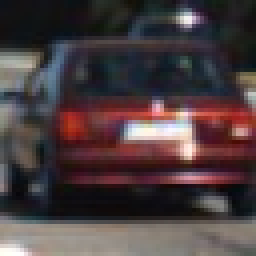
#> input picture img/code/000280.jpg, 64 x 64 px (shown 4 times larger)
$ jupyter execute 'HistogramofOrientedGradient(HOG)Exercise.ipynb'
#> lines starting #> are read from the running program, lines starting #| are printed output that depends on the picture
[cell 1]
import numpy as np
import cv2
import matplotlib.pyplot as plt
import matplotlib.image as mpimg
from skimage.feature import hog
import glob

The scikit-image hog() function takes in a single color channel or grayscaled image as input, as well as various parameters. These parameters include **orientations, pixels_per_cell and cells_per_block**.

* The number of orientations is specified as an integer, and represents the number of orientation bins that the gradient information will be split up into in the histogram. Typical values are between 6 and 12 bins.

* The pixels_per_cell parameter specifies the cell size over which each gradient histogram is computed. This paramater is passed as a 2-tuple so you could have different cell sizes in x and y, but cells are commonly chosen to be square.

* The cells_per_block parameter is also passed as a 2-tuple, and specifies the local area over which the histogram counts in a given cell will be normalized. Block normalization is not necessarily required, but generally leads to a more robust feature set.

* There is another optional power law or "gamma" normalization scheme set by the flag transform_sqrt. This type of normalization may help reduce the effects of shadows or other illumination variation, but will cause an error if your image contains negative values (because it's taking the square root of image values).

This is where things get a little confusing though. Let's say you are computing HOG features for an image like the one shown above that is 64×6464 pixels. If you set pixels_per_cell=(8, 8) and cells_per_block=(2, 2) and orientations=9. How many elements will you have in your HOG feature vector for the entire image?

You might guess the number of orientations times the number of cells, or 9×8×8=5769=576, but that's not the case if you're using block normalization! In fact, the HOG features for all cells in each block are computed at each block position and the block steps across and down through the image cell by cell.

The actual number of features in your final feature vector will be the total number of block positions multiplied by the number of cells per block, times the number of orientations, or in the case shown above: 7×7×2×2×9=17647

For the example above, I would call the hog() function on a single color channel img like this:

[cell 2]
img=mpimg.imread('../img/code/000280.jpg')
#> img is the input picture: shape (64, 64, 3); mean R, G, B 75.2, 61.8, 63.7
gray = cv2.cvtColor(img, cv2.COLOR_RGB2GRAY)
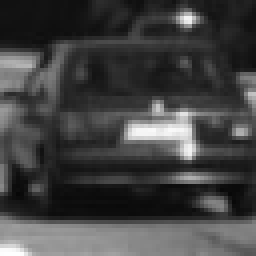
#> gray: shape (64, 64) (shown 4 times larger); min 7, max 254, mean 66
from skimage.feature import hog
pix_per_cell = 8
cell_per_block = 2
orient = 9

hog_features, hog_image = hog(gray, orientations=orient,
                          pixels_per_cell=(pix_per_cell, pix_per_cell),
                          cells_per_block=(cell_per_block, cell_per_block),
                          visualise=True, feature_vector=False,
                          block_norm="L2-Hys")

The visualise=True flag tells the function to output a visualization of the HOG feature computation as well, which we're calling hog_image in this case. If I take a look at a single color channel for a car image, and its corresponding HOG visulization, they look like this:

[cell 3]
plt.subplot(121)
plt.imshow(hog_image)
plt.subplot(122)
plt.imshow(gray,cmap='gray')
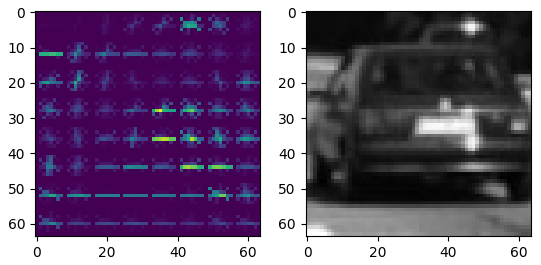
#> figure drawn by matplotlib, 2 panels

The HOG visualization is not actually the feature vector, but rather, a representation that shows the dominant gradient direction within each cell with brightness corresponding to the strength of gradients in that cell, much like the "star" representation in the lesson.

If I look at the hog_features output, I'll find it's an array of shape 7×7×2×2×9. This corresponds to the fact that a grid of 7×7 blocks were sampled, with 2×2 cells in each block and 9 orientations per cell. I can unroll this array into a feature vector using features.ravel(), which yields, in this case, a one dimensional array of length 1764

[cell 4]
hog_features.shape
#> Out = (7, 7, 2, 2, 9)

[cell 5]
hog_features_vec=hog_features.ravel()
#> hog_features_vec = 1764 values, max 0.49 at index 1588, min 0 at index 1, mean 0.12
hog_features_vec.shape
#> Out = (1764,)

Alternatively, you can set the feature_vector=True flag when calling the hog() function to automatically unroll the features.

 In the end project, it could be useful to have a function defined that I could pass an image to with specifications for orientations, pixels_per_cell, and cells_per_block, as well as flags set for whether or not I want the feature vector unrolled and/or a visualization image, so let's write it!

[cell 6]
def get_hog_features(img,orient,pix_per_cell,cell_per_block,vis=True,feature_vec=True):
    return_list=hog(img,orient,pixels_per_cell=(pix_per_cell,pix_per_cell),cells_per_block=(cell_per_block,cell_per_block),block_norm='L2-Hys',transform_sqrt=False,visualise=vis,feature_vector=feature_vec)
    hog_features=return_list[0]
    if vis:
        hog_image=return_list[1]
        return hog_features,hog_image
    else:
        return hog_features

[cell 7]
car_images=glob.glob('../img/code/*.jpg')
ind=np.random.randint(0,len(car_images))
image=mpimg.imread(car_images[ind])
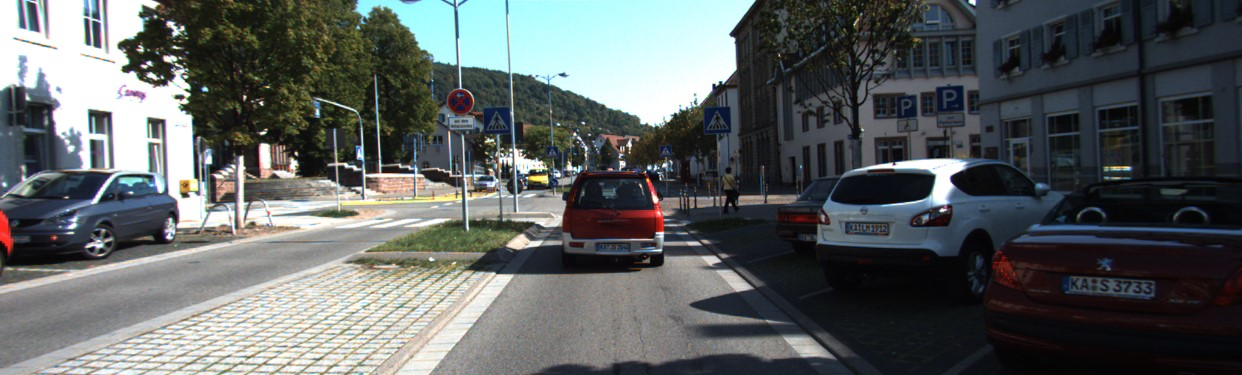
#> input picture img/code/000275.jpg, 1242 x 375 px
#> image is the input picture: shape (375, 1242, 3); mean R, G, B 91.8, 96.5, 96.5
gray=cv2.cvtColor(image,cv2.COLOR_RGB2GRAY)
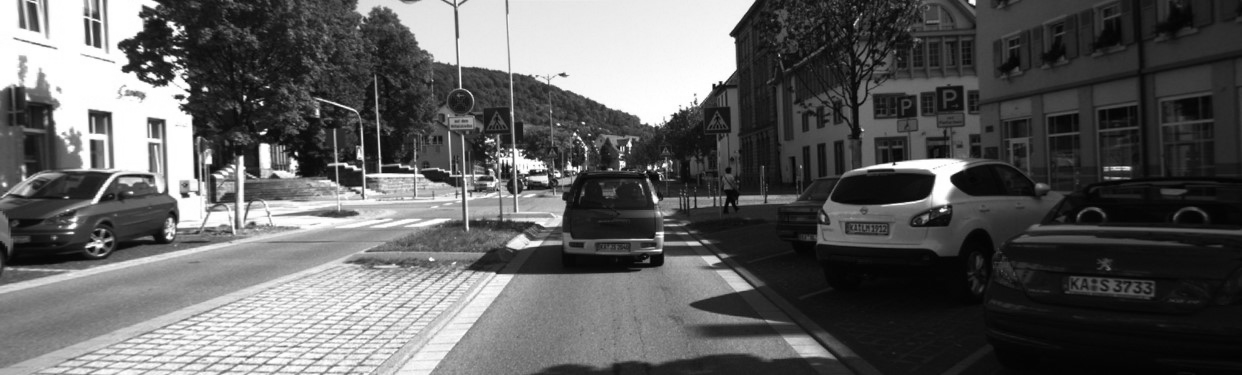
#> gray: shape (375, 1242); min 1, max 255, mean 95.1

[cell 8]
# Call our function with vis=True to see an image output
features,hog_image=get_hog_features(gray,orient=9,pix_per_cell=8,cell_per_block=2,vis=True,feature_vec=False)
#> in get_hog_features, `hog_image=return_list[1]`:
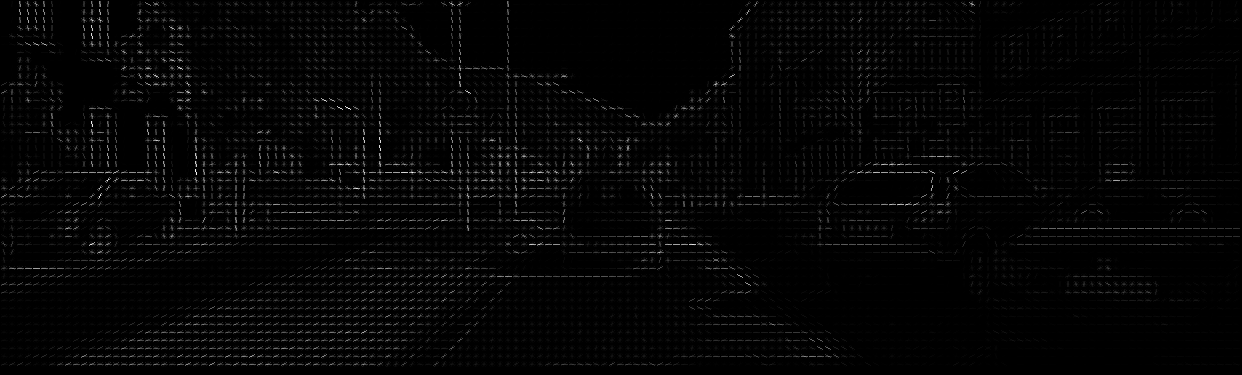
#> hog_image: shape (375, 1242) float64; min 0, max 89.97, mean 1.8; drawn with min black and max white

[cell 9]
fig=plt.figure()
plt.subplot(121)
plt.imshow(image,cmap='gray')
plt.title('Example car image')
plt.subplot(122)
plt.imshow(hog_image,cmap='gray')
plt.title('HOG Visualization')
